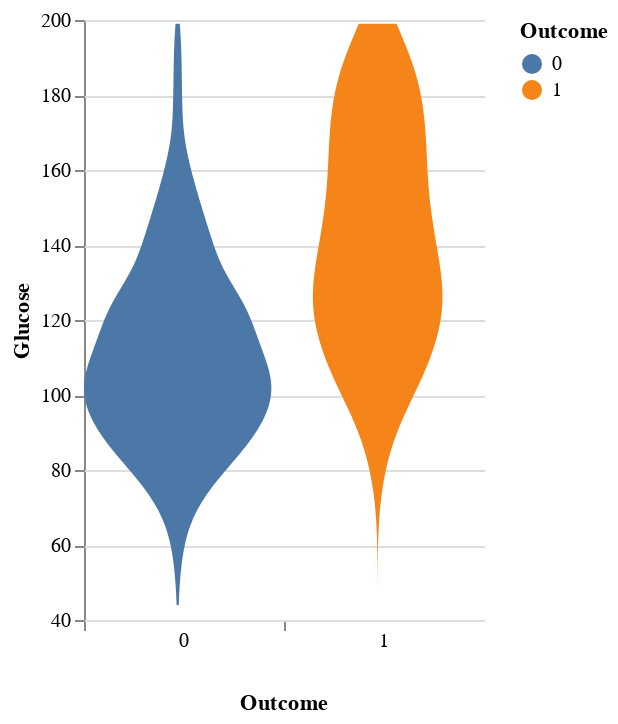

Notebook code cell kept with this figure:
### Code cell
alt.Chart(df).transform_density(
    'Glucose',
    as_=['Glucose', 'density'],
    groupby=['Outcome']
).mark_area(orient='horizontal').encode(
    y='Glucose:Q',
    color='Outcome:N',
    x=alt.X(
        'density:Q',
        stack='center',
        impute=None,
        title=None,
        axis=alt.Axis(labels=False, values=[0],grid=False, ticks=True),
    ),
    column=alt.Column(
        'Outcome:N',
        header=alt.Header(
            titleOrient='bottom',
            labelOrient='bottom',
            labelPadding=0,
        ),
    )
).properties(
    width=100
).configure_facet(
    spacing=0
).configure_view(
    stroke=None
)

### Figure 1 — Vega-Lite specification as saved in the notebook (floating-point values rounded to 4 significant figures; data arrays with more than 128 entries replaced by an {"elided": "..."} marker saying what was removed)
{"config": {"view": {"continuousWidth": 400, "continuousHeight": 300, "stroke": null}, "facet": {"spacing": 0}}, "data": {"name": "data-d1f3135a05036608e0862696364396b5"}, "mark": {"type": "area", "orient": "horizontal"}, "encoding": {"color": {"field": "Outcome", "type": "nominal"}, "column": {"field": "Outcome", "header": {"labelOrient": "bottom", "labelPadding": 0, "titleOrient": "bottom"}, "type": "nominal"}, "x": {"axis": {"grid": false, "labels": false, "ticks": true, "values": [0]}, "field": "density", "impute": null, "stack": "center", "title": null, "type": "quantitative"}, "y": {"field": "Glucose", "type": "quantitative"}}, "transform": [{"density": "Glucose", "groupby": ["Outcome"], "as": ["Glucose", "density"]}], "width": 100, "$schema": "https://vega.github.io/schema/vega-lite/v4.17.0.json", "datasets": {"data-d1f3135a05036608e0862696364396b5": {"elided": "768 records"}}}
